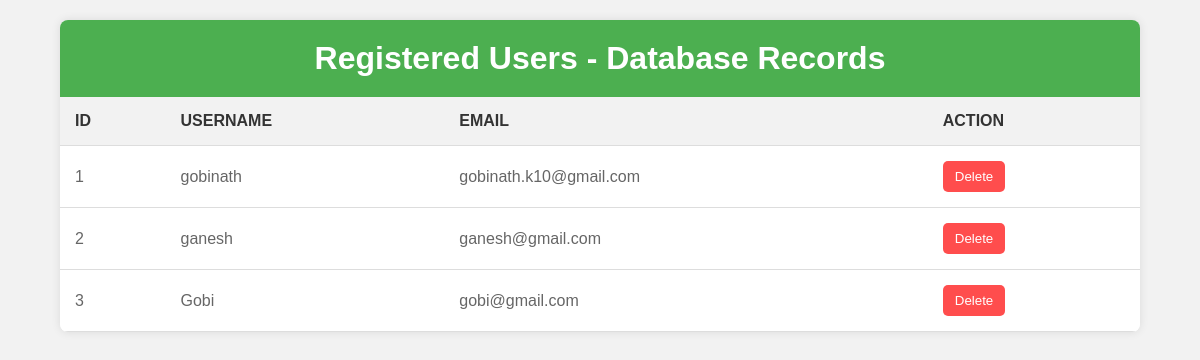
The app's page /users_admin.php with its own data.
### tables this page shows
CREATE TABLE `register` (
  `id` int(11) NOT NULL,
  `username` varchar(30) NOT NULL,
  `email` varchar(40) NOT NULL,
  `password` varchar(15) NOT NULL,
  `rpassword` varchar(15) NOT NULL
);

### users_admin.php (the view, shortened to what this page needs)
<!DOCTYPE html>
<html lang="en">
<head>
    <link rel="stylesheet" href="admin.css">
</head>
<body>
    <div class="container">
        <h1> Registered Users - Database Records</h1>
        <table>
            <thead>
                <tr>
                    <th>ID</th>
                    <th>Username</th>
                    <th>Email</th>
                    <th>Action</th>
                </tr>
            </thead>
            <tbody>
                <?php
                $servername = "localhost";
                $username = "root";
                $password = "";
                $dbname = "project";
                $conn = new mysqli($servername, $username, $password, $dbname);
                $sql = "SELECT id, username, email FROM register";
                $result = $conn->query($sql);
                if ($result->num_rows > 0) {
                    $counter = 1;
                    while($row = $result->fetch_assoc()) {
                        echo "<tr>";
                        echo "<td>".$counter."</td>";
                        echo "<td>".$row["username"]."</td>";
                        echo "<td>".$row["email"]."</td>";
                        echo "<td><button class='delete-btn' onclick='confirmDelete(\"".$row["email"]."\")'>Delete</button></td>";
                        echo "</tr>";
                        $counter++;
                    }
                } else {
                    echo "<tr><td colspan='4'>No records found</td></tr>";
                }
                ?>
            </tbody>
        </table>
    </div>
</body>
</html>

### admin.css (style rules this page uses)
body { font-family: Arial, sans-serif; margin: 0; padding: 0; background-color: #f2f2f2; }
.container { width: 90%; margin: 20px auto; background-color: #fff; border-radius: 8px; box-shadow: 0 0 10px rgba(0, 0, 0, 0.1); overflow: hidden; }
h1 { text-align: center; padding: 20px 0; background-color: #4CAF50; color: white; margin: 0; }
table { width: 100%; border-collapse: collapse; }
th, td { padding: 15px; text-align: left; border-bottom: 1px solid #ddd; }
th { background-color: #f2f2f2; color: #333; font-weight: bold; text-transform: uppercase; }
td { background-color: #fff; color: #666; }
.delete-btn { background-color: #ff4d4d; color: #fff; border: none; padding: 8px 12px; cursor: pointer; border-radius: 5px; transition: background-color 0.3s ease; }

### records on screen
register: username "gobinath", email "gobinath.k10@gmail.com"
register: username "ganesh", email "ganesh@gmail.com"
register: username "Gobi", email "gobi@gmail.com"
